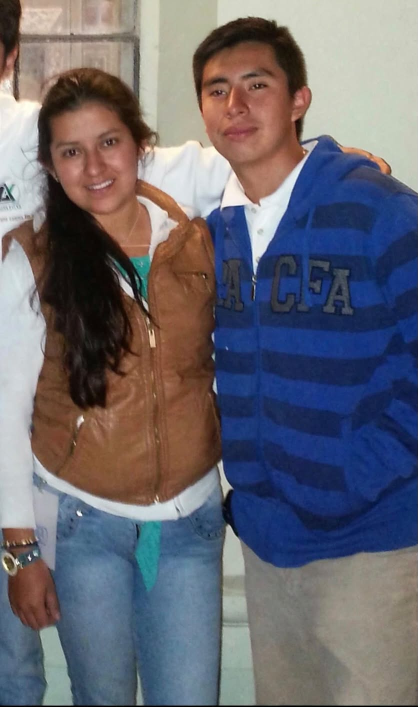
#> input picture _cliente/cliente-01.jpg, 835 x 1413 px, found by its file name (shown at 1/2 size); its folder holds 4 pictures in this run
$ python cronologia.py
#> lines starting #> are read from the running program, lines starting #| are printed output that depends on the picture; pictures that were not available may be replaced by others from this repository, and a replacement may not be noted
#> `hoja = Image.new("RGB", (cw * cols, ch * filas), "white")`: hoja: PIL image 1050x564 RGB; every value is 255
# -*- coding: utf-8 -*-
"""Galeria en orden cronologico: de novios jovenes a la sesion de compromiso.

ORDEN es la propuesta que se le manda a la clienta para que la confirme; cada
entrada lleva el numero de la foto original del formulario y el punto focal
vertical del recorte 4:5 (0 = arriba, 1 = abajo), para no cortar caras.
"""
from PIL import Image, ImageDraw, ImageOps
import os

CLI = r"C:\Users\aleja\boda-yasareth-y-luis\_cliente"
GAL = r"C:\Users\aleja\boda-yasareth-y-luis\public\galeria"

#        (foto, foco_y, foco_x)
ORDEN = [
    (1,  0.30, 0.50),   # los dos de adolescentes
    (2,  0.42, 0.50),   # selfie de noche
    (3,  0.40, 0.50),   # con el bebe, en una fiesta
    (4,  0.42, 0.50),   # el bautizo
    (5,  0.50, 0.50),   # retrato de estudio, los tres
    (6,  0.52, 0.50),   # en la iglesia, de blanco
    (7,  0.40, 0.55),   # sudaderas lilas
    (8,  0.40, 0.50),   # selfie en casa
    (9,  0.55, 0.50),   # en el puerto
    (20, 0.55, 0.50),   # sesion: caminando los tres
    (19, 0.50, 0.50),   # sesion: con el nino en brazos
    (18, 0.62, 0.50),   # sesion: bajo el arco
    (17, 0.50, 0.42),   # sesion: junto a la torre
    (11, 0.55, 0.50),   # sesion: frente a la capilla
    (12, 0.45, 0.50),   # sesion: en el jardin
    (14, 0.62, 0.50),   # sesion: ante el altar
    (15, 0.55, 0.50),   # sesion: en el pasillo
    (10, 0.55, 0.50),   # el anillo
    (21, 0.45, 0.60),   # el abrazo con el anillo
]
W, H = 1000, 1250


def recorta(n, fy, fx):
#> called with n = 1, fy = 0.3, fx = 0.5
    im = ImageOps.exif_transpose(Image.open(os.path.join(CLI, "cliente-%02d.jpg" % n))).convert("RGB")
#> im is the input picture: PIL image 835x1413 RGB; mean R, G, B 105.5, 104.1, 112.9
    sw, sh = im.size
#> sw = 835; sh = 1413
    s = max(W / sw, H / sh)
#> s = 1.2
    im = im.resize((round(sw * s), round(sh * s)), Image.LANCZOS)
#> im: PIL image 1000x1692 RGB
    left = max(0, min(im.width - W, round(im.width * fx - W / 2)))
#> left = 0
    top = max(0, min(im.height - H, round(im.height * fy - H / 2)))
#> top = 0
    return im.crop((left, top, left + W, top + H))
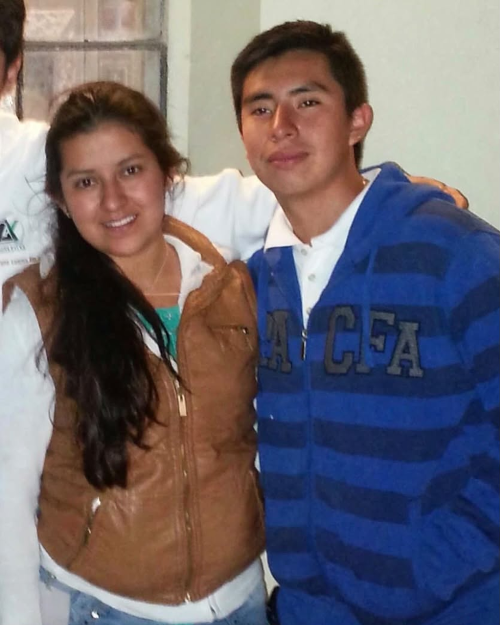
#> returned value: PIL image 1000x1250 RGB (shown at 1/2 size); mean R, G, B 108.1, 101.9, 110.2


# limpiar la galeria anterior
for f in os.listdir(GAL):
    if f.startswith("g") and f.endswith(".jpg"):
        os.remove(os.path.join(GAL, f))

cw, ch = 150, 188
cols = 7
filas = (len(ORDEN) + cols - 1) // cols
hoja = Image.new("RGB", (cw * cols, ch * filas), "white")
d = ImageDraw.Draw(hoja)
for i, (n, fy, fx) in enumerate(ORDEN, 1):
    im = recorta(n, fy, fx)
    im.save(os.path.join(GAL, "g%d.jpg" % i), quality=86)
    x, y = cw * ((i - 1) % cols), ch * ((i - 1) // cols)
    hoja.paste(im.resize((cw, ch), Image.LANCZOS), (x, y))
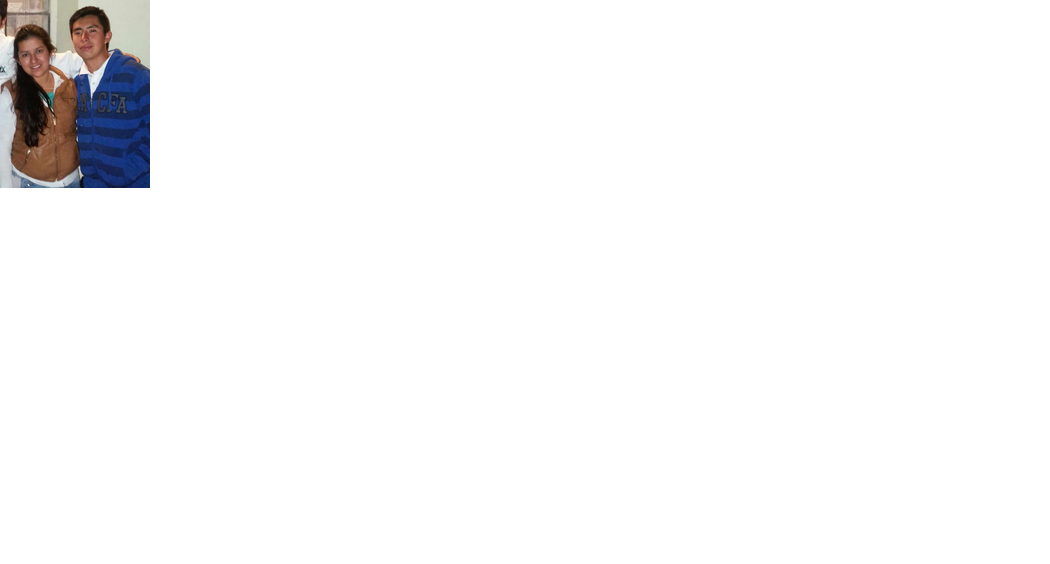
#> hoja: PIL image 1050x564 RGB; mean R, G, B 248, 247.7, 248.1
    d.rectangle((x + 2, y + 2, x + 30, y + 20), fill="black")
    d.text((x + 7, y + 6), "%d" % i, fill="yellow")
#> pass 2 of the loop `for i, (n, fy, fx) in enumerate(ORDEN, 1):`:
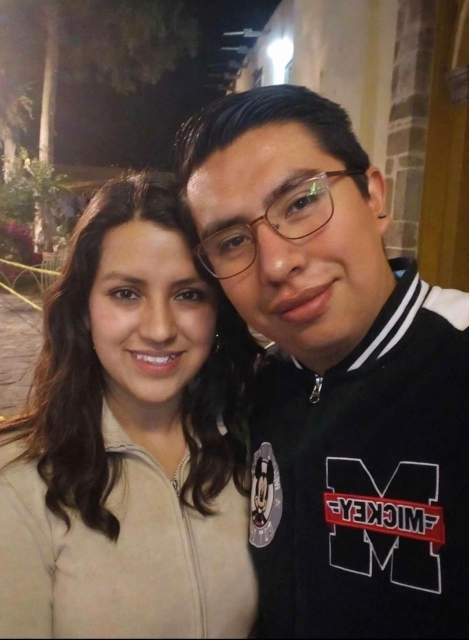
#> input picture _cliente/cliente-02.jpg, 937 x 1280 px, found by its file name (shown at 1/2 size)
#> in recorta, im is the input picture: PIL image 937x1280 RGB; mean R, G, B 96.2, 76.2, 64.6
#> im: PIL image 1000x1366 RGB
#> in recorta (call 2), `return im.crop((left, top, left + W, top + H))`:
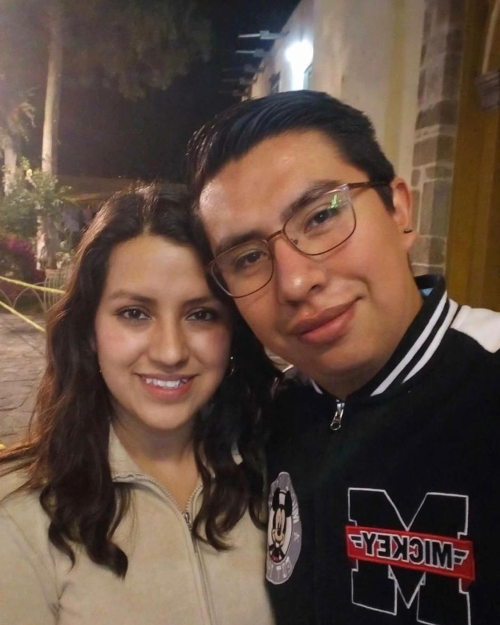
#> returned value: PIL image 1000x1250 RGB (shown at 1/2 size); mean R, G, B 96.9, 76, 64.4
#> `hoja.paste(im.resize((cw, ch), Image.LANCZOS), (x, y))`:
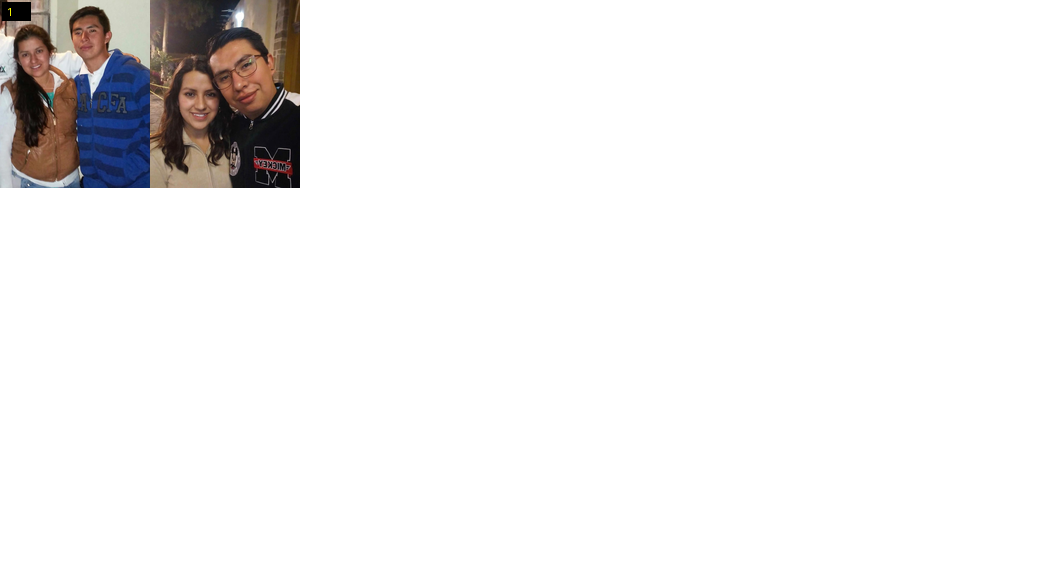
#> hoja: PIL image 1050x564 RGB; mean R, G, B 240.3, 239.1, 238.9
#> pass 3 of the loop `for i, (n, fy, fx) in enumerate(ORDEN, 1):`:
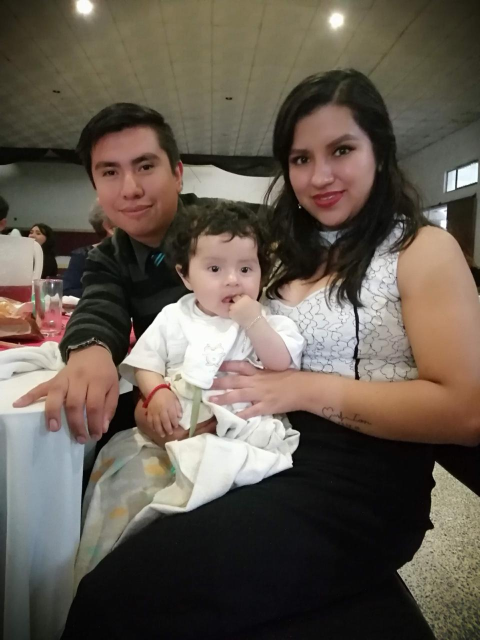
#> input picture _cliente/cliente-03.jpg, 960 x 1280 px, found by its file name (shown at 1/2 size)
#> in recorta, im is the input picture: PIL image 960x1280 RGB; mean R, G, B 99.7, 90.2, 79.3
#> im: PIL image 1000x1333 RGB
#> in recorta (call 3), `return im.crop((left, top, left + W, top + H))`:
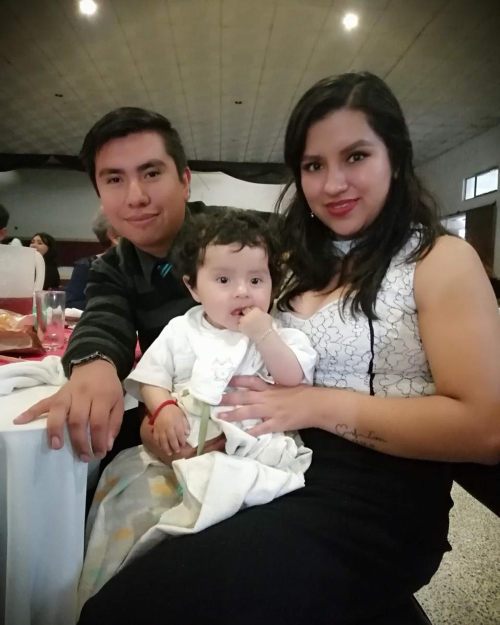
#> returned value: PIL image 1000x1250 RGB (shown at 1/2 size); mean R, G, B 104.9, 94.7, 83.3
#> `hoja.paste(im.resize((cw, ch), Image.LANCZOS), (x, y))`:
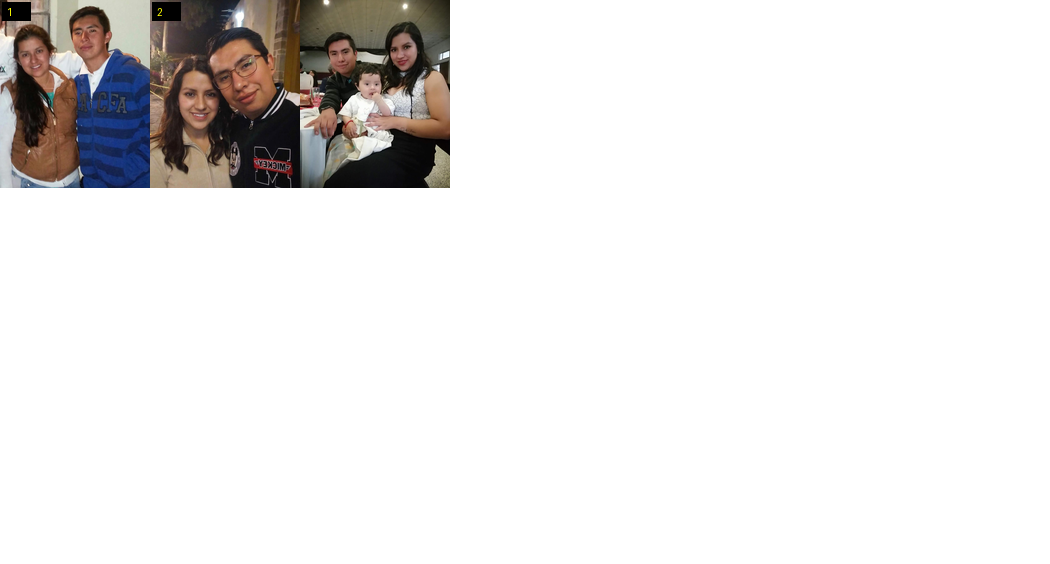
#> hoja: PIL image 1050x564 RGB; mean R, G, B 233.1, 231.4, 230.7
#> (the run stopped early here; a loop or call above may not have finished)
